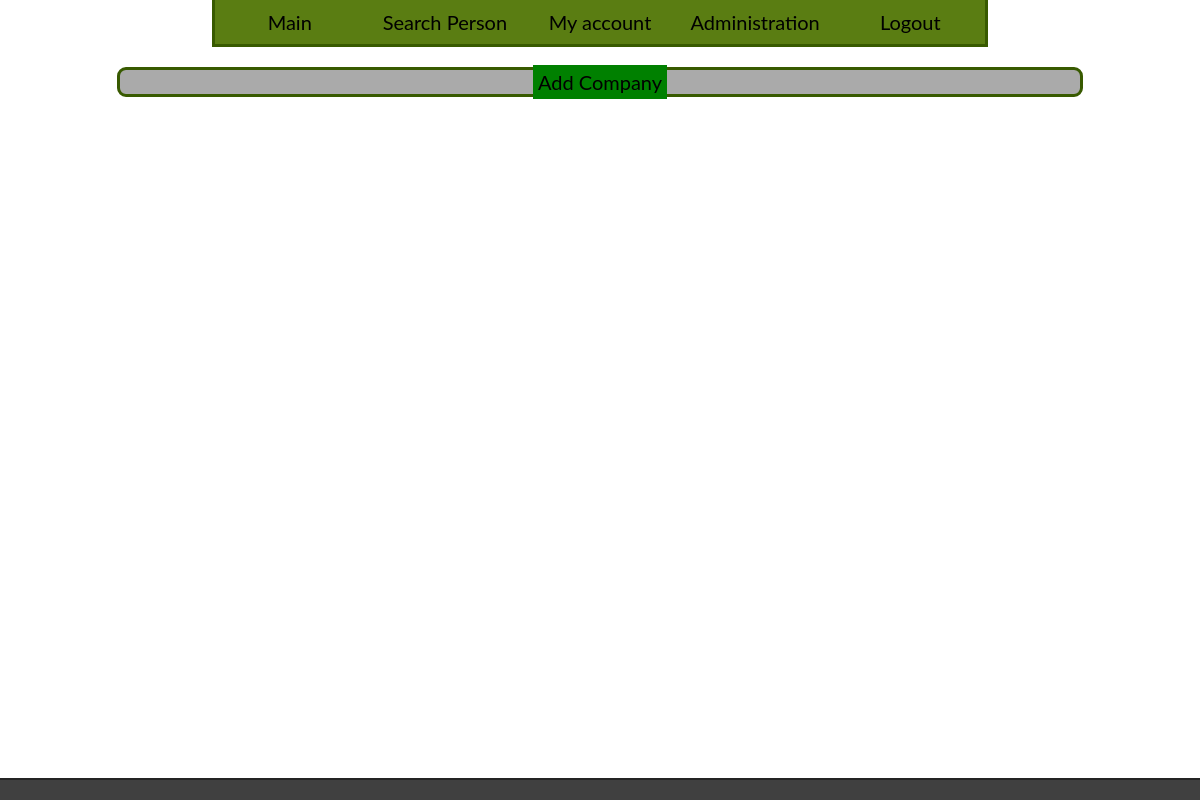
Before: / (signed in) with the older database file.
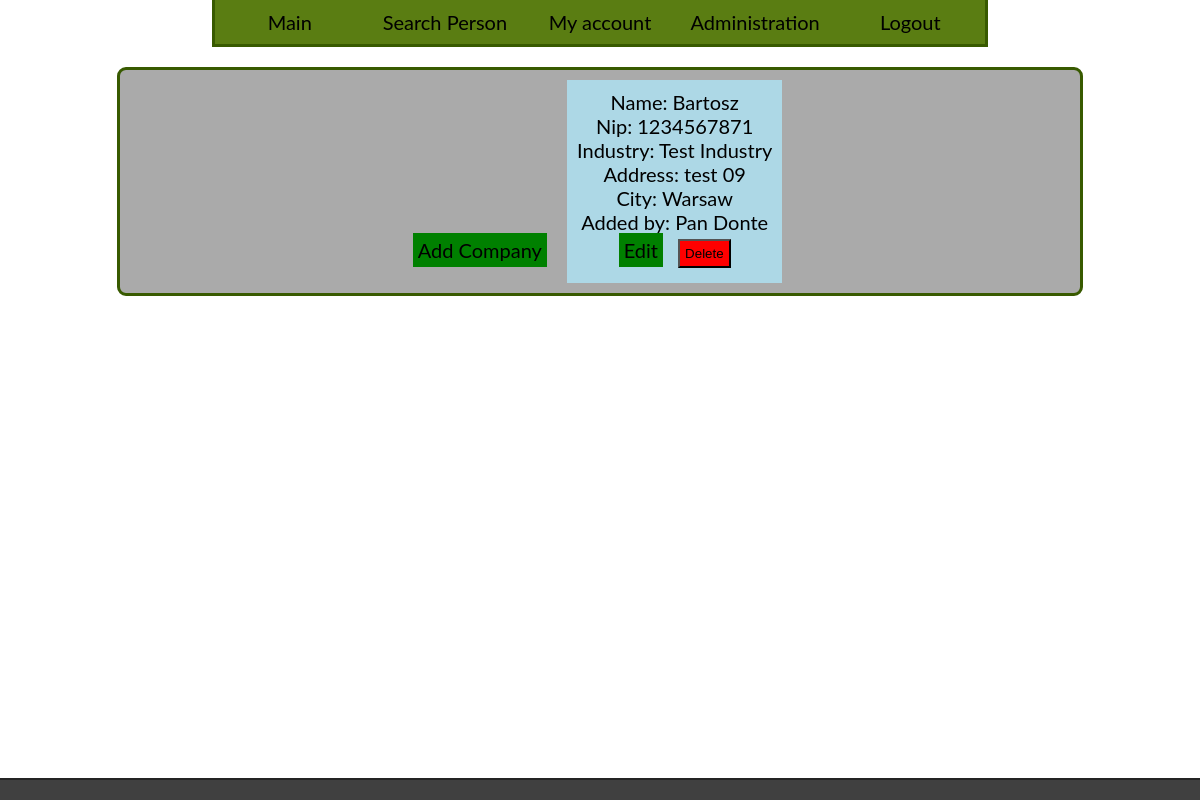
After: the same page with the newer database file.
### CRM/models.py (models this page shows, shortened)
class Company(models.Model):
    name = models.CharField(max_length=30)
    nip = models.CharField(max_length=10, unique=True)
    industry = models.ForeignKey(Industry, on_delete=models.SET_NULL, null=True)
    address = models.CharField(max_length=100)
    city = models.CharField(max_length=40)
    user = models.ForeignKey(User, on_delete=models.SET_NULL, null=True)
    is_deleted = models.BooleanField(default=False)

class Industry(models.Model):
    name = models.CharField(max_length=30)
    def __str__(self):
        return self.name

### users/models.py (models this page shows)
class User(AbstractBaseUser):
    login = models.CharField(max_length=30, unique=True)
    name = models.CharField(max_length=20)
    surname = models.CharField(max_length=30)
    date_of_birth = models.DateField()
    role_id = models.ForeignKey(Role, on_delete=models.SET_NULL, null=True)
    is_deleted = models.BooleanField(default=False)
    objects = BaseUserManager()
    REQUIRED_FIELDS = ['name', 'surname', 'date_of_birth', 'role_id']
    USERNAME_FIELD = 'login'
    def is_super_user(self):
        return self.role_id.role_name == 'admin'

### CRM/views.py (the view)
class IndexView(LoginRequiredMixin, View):
    login_url = 'users:login'
    redirect_field_name = 'redirect'
    template = 'CRM/index.html'
    def get(self, request, page_num=1):
        print(request.GET)
        user_pages = Paginator(Company.objects.filter(is_deleted=False).order_by('id').all(), 30)
        page = user_pages.get_page(page_num)
        return render(request, self.template, {'companies': page, 'title': 'Company list'})

### templates/CRM/index.html (shortened to what this page needs)
{% extends 'base.html' %}
{% load static %}
{% block content %}
    <div id="content">
    <a href="{% url 'CRM:add' %}" style="margin: 5px; padding: 5px; background-color: green;">Add Company</a>
    {% for company in companies %}
            <div id="{{ company.id }}" style="background-color: lightblue; width: fit-content; padding: 10px; margin: 10px;display: inline-block;
">          <a href="{% url 'CRM:detail' company.id %}">
                Name: {{ company.name }}<br>
                Nip: {{ company.nip }}<br>
                Industry: {{ company.industry }}<br>
                Address: {{ company.address }}<br>
                City: {{ company.city }}<br>
                Added by: {{ company.user }}<br>
            </a>
                <a href="{% url 'CRM:edit' company.id %}" style="margin: 5px; padding: 5px; background-color: green;">Edit</a>
                <button onclick="del('{% url 'CRM:detail' company.id %}', '{{ company.id }}')" style="margin: 5px; padding: 5px; background-color: red;">Delete</button>
            </div>
    {% endfor %}
    </div>
{% endblock %}

Changed rows visible on the page:
added Company: name "Bartosz", nip "1234567871", industry "Test Industry", address "test 09", city "Warsaw", user "Pan Donte"
